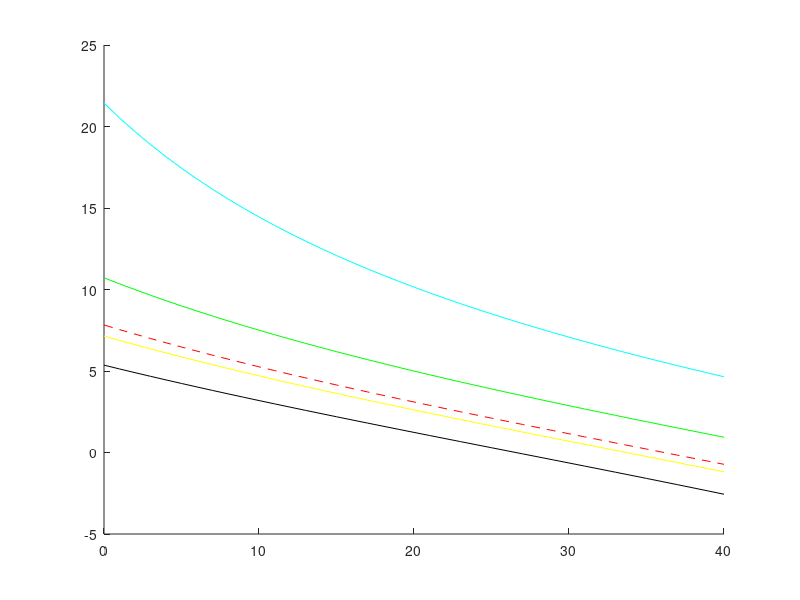

The MATLAB script that drew this image: (Note: this script raises an error after producing the figure.)
%Overturning vs Skidding
%By: Braden Rothwell
clear; close all;


SSF = [0.5:0.5:2]; %static stability factor (d/2h)
theta = [0:1:40]; %degrees
mu = [0.25:0.25:1];

v = 4.16667; %m/s
g = 1.62; %m/s^2

SSFcurrent = 2/(2*0.73)
mucurrent = [0.3,0.6];


%Banked Overturning

for i=1:length(SSF)
    for j=1:length(theta)
          r1(i,j) = (((v^2)/g)*((1-(SSF(i)*tand(theta(j))))/(tand(theta(j))+SSF(i))));
          r1current(j) = ((v^2)/g)*(((1/SSFcurrent)-tand(theta(j)))/(((1/SSFcurrent)*tand(theta(j)))+1));
    end
end

%Skidding
for i=1:length(mu)
    for j = 1:length(theta)
        r2(i,j) = ((v^2)/g)*((1-(mu(i)*tand(theta(j))))/(mu(i)+tand(theta(j))));
    end
end
for i=1:length(mucurrent)
    for j = 1:length(theta)
        r2current(i,j) = ((v^2)/g)*((1-(mucurrent(i)*tand(theta(j))))/(mucurrent(i)+tand(theta(j))));
    end
end

figure(1);
hold on;
plot(theta,r1(1,:),'c');
plot(theta,r1(2,:),'g');
plot(theta,r1(3,:),'y');
plot(theta,r1(4,:),'k');
plot(theta,r1current,'r--');
xline(30,'b--');
legend(['SSF = ' num2str(SSF(1))],['SSF = ' num2str(SSF(2))],...
    ['SSF = ' num2str(SSF(3))],['SSF = ' num2str(SSF(4))],...
    ['Current SSF = ' num2str(SSFcurrent)]);
title({['Overturn Turn Radius as a Function of SSF and Slope Angle'];...
    ['V = ' num2str(v) ' m/s']});
xlabel('\theta (Degrees)');
ylabel('Turn Radius (m)');
grid on;
hold off;

figure(2);
hold on;
plot(theta,r2(1,:),'k');
plot(theta,r2(2,:),'c');
plot(theta,r2(3,:),'g');
plot(theta,r2(4,:),'y');
plot(theta,r2current(1,:),'r--');
plot(theta,r2current(2,:),'r--');
xline(30,'b--');
legend(['\mu = ' num2str(mu(1))],['\mu = ' num2str(mu(2))],...
    ['\mu = ' num2str(mu(3))],['\mu = ' num2str(mu(4))],...
    ['\mu_C_u_r_r_e_n_t = ' num2str(mucurrent(1)) ' - ' num2str(mucurrent(2))]);
title({['Skid Turn Radius as a Function of Coefficient of Friction and Slope Angle'];...
    ['V = ' num2str(v) ' m/s']});
xlabel('\theta (Degrees)');
ylabel('Turn Radius (m)');
grid on;
hold off;

clear;

SSF = [0.5:0.5:2]; %static stability factor (d/2h)
r = [0:1:1000]; %m
g = 1.62; %m/s^2
SSFcurrent = 2/(2*0.616727);

for i = 1:length(SSF)
    for j = 1:length(r)
        V(i,j) = sqrt(SSF(i)*r(j)*g);
    end
end
Vcurrent = sqrt(SSFcurrent*r*g);
rmincurrent = (4.17^2)/(SSFcurrent*g);

figure(3);
hold on;
plot(r,V(1,:),'c');
plot(r,V(2,:),'g');
plot(r,V(3,:),'y');
plot(r,V(4,:),'k');
plot(r,Vcurrent,'r--');
yline(4.17,'k--');
plot(rmincurrent,4.17,'ro');
legend(['SSF = ' num2str(SSF(1))],['SSF = ' num2str(SSF(2))],...
    ['SSF = ' num2str(SSF(3))],['SSF = ' num2str(SSF(4))],...
    ['Current SSF = ' num2str(SSFcurrent)],['V = 4.17 m/s']);
xlabel('Turn Radius (m)');
ylabel('Velocity (m/s)');
ylim([0 6]);
title('Velocity as a Function of Turn Radius and Static Stability Factor');
grid on;
hold off;

figure(4);
hold on;
plot(V(1,:),r,'c');
plot(V(2,:),r,'g');
plot(V(3,:),r,'y');
plot(V(4,:),r,'k');
plot(Vcurrent,r,'r--');
xline(4.17,'k--');
plot(4.17,rmincurrent,'ro');
legend(['SSF = ' num2str(SSF(1))],['SSF = ' num2str(SSF(2))],...
    ['SSF = ' num2str(SSF(3))],['SSF = ' num2str(SSF(4))],...
    ['Current SSF = ' num2str(SSFcurrent)],['V = 4.17 m/s']);
ylabel('Minimum Turn Radius (m)');
xlabel('Velocity (m/s)');
xlim([0 6]);
title('Minimum Turn Radius as a Function of Velocity and Static Stability Factor');
grid on;
hold off;
